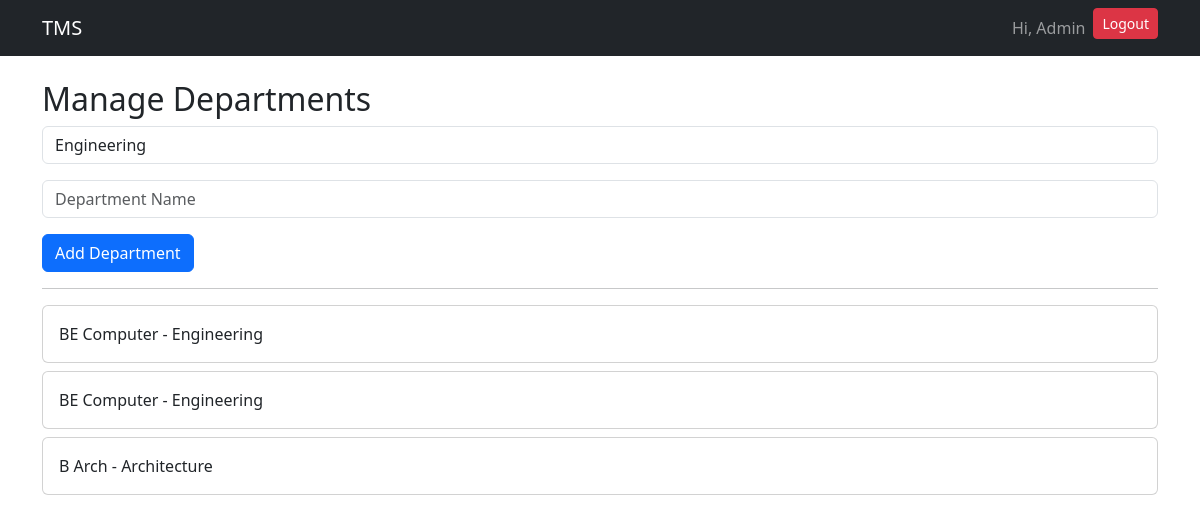
Screenshot of /admin-panel/manage-department/ (signed in) with the database file from the repository.
### users/models.py (models this page shows, shortened)
class User(AbstractUser):
    username = models.CharField(max_length=100, unique=True)
    email = models.EmailField(unique=True)
    role = models.CharField(max_length=10, choices=ROLE_CHOICES)
    USERNAME_FIELD = "email"
    REQUIRED_FIELDS = ["username"]

### academics/models.py (models this page shows, shortened)
class Department(models.Model):
    faculty = models.ForeignKey(Faculty, on_delete=models.CASCADE)
    name = models.CharField(max_length=50)

class Faculty(models.Model):
    name = models.CharField(max_length=100, unique=True)

### users/views.py (the view, shortened to what this page needs)
# urls.py: path('admin-panel/manage-department/', manage_department,name='manage_department'),
@user_passes_test(admin_required)
def manage_department(request):
    faculties = Faculty.objects.all()
    departments = Department.objects.all()
    context = {
        'faculties': faculties,
        'departments': departments
    }
    return render(
        request,
        'admin_panel/manage_departments.html',
        context
    )

### users/views.py (called while the page is built)
def admin_required(user):
    return user.is_superuser

### users/templates/admin_panel/manage_departments.html (shortened to what this page needs)
{% extends "base.html" %}
{% block start %}
<h2>Manage Departments</h2>
<form method="post">
    <select name="faculty"
            class="form-control">
        {% for faculty in faculties %}
        <option value="{{faculty.id}}">
            {{faculty.name}}
        </option>
        {% endfor %}
    </select>
    <input type="text"
           name="name"
           class="form-control mt-3"
           placeholder="Department Name">
    <button class="btn btn-primary mt-3">
        Add Department
    </button>
</form>
<hr>
{% for department in departments %}
<div class="card p-3 mt-2">
    {{ department.name }}
    -
    {{ department.faculty.name }}
</div>
{% endfor %}
{% endblock %}

### users/templates/base.html (shortened to what this page needs)
<!DOCTYPE html>
<html lang="en">
<head>
    <link href="https://cdn.jsdelivr.net/npm/bootstrap@5.3.8/dist/css/bootstrap.min.css" rel="stylesheet">
</head>
<body>
<nav class="navbar navbar-expand-lg navbar-dark bg-dark">
    <div class="container">
        <a class="navbar-brand" href="/">TMS</a>
        <div class="collapse navbar-collapse">
            <ul class="navbar-nav ms-auto">
                {% if request.user.is_authenticated %}
                    <li class="nav-item">
                        <span class="nav-link">Hi, {{ request.user.first_name }}</span>
                    </li>
                    <li class="nav-item">
                        <a href="/logout/" class="btn btn-danger btn-sm">Logout</a>
                    </li>
                {% endif %}
            </ul>
        </div>
    </div>
</nav>
<div class="container mt-4">
    {% block start %}
    {% endblock %}
</div>
</body>
</html>

### rows the page displays
User: user.first_name "Admin"
Department: name "BE Computer", faculty.name "Engineering"
Department: name "BE Computer", faculty.name "Engineering"
Department: name "B Arch", faculty.name "Architecture"

### other values shown
form field faculty "Engineering"
